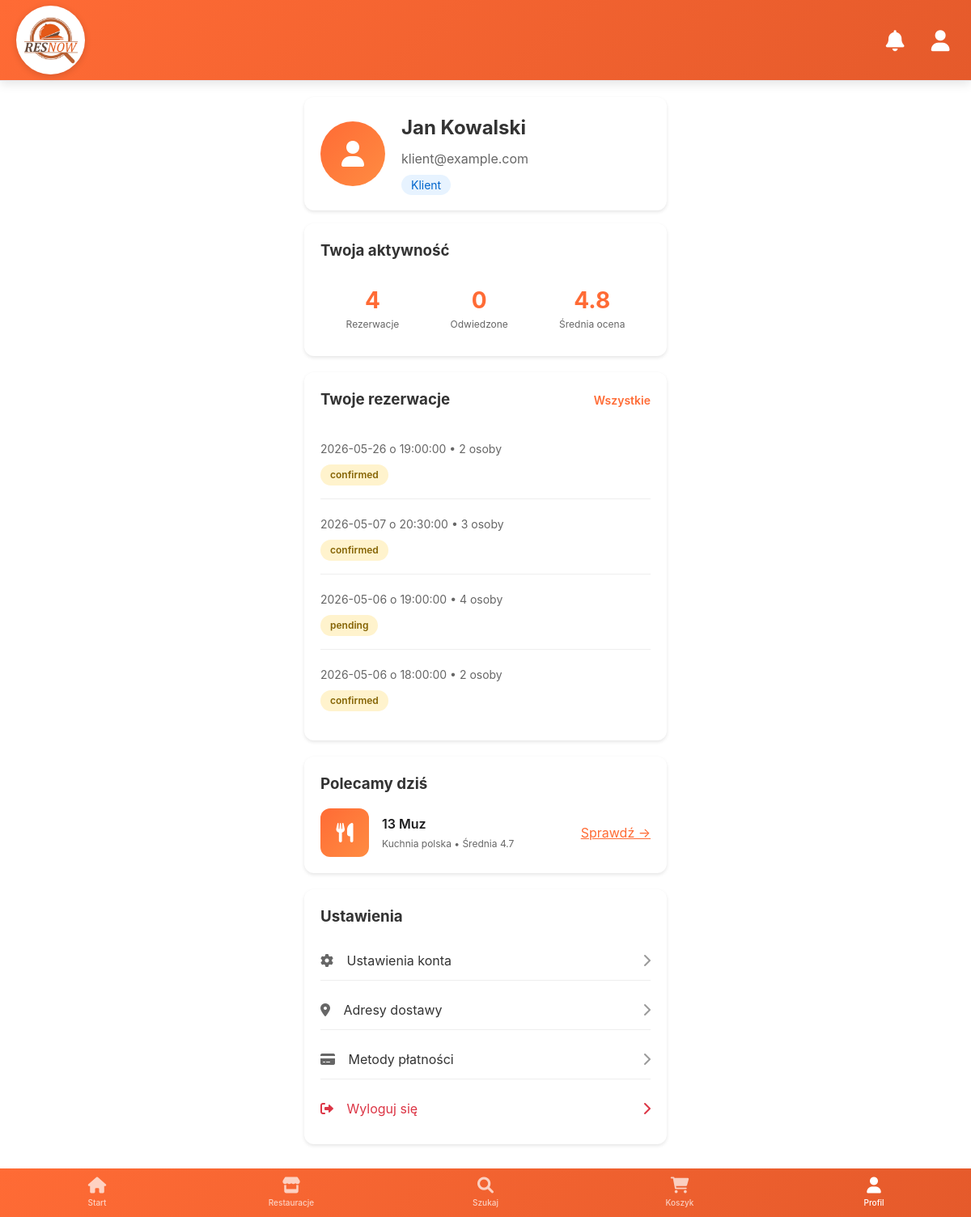
Screenshot of /client/profile (signed in) with the database file from the repository.
### models.py (models this page shows, shortened)
class User(db.Model):
    __tablename__ = 'users'
    id = db.Column(db.Integer, primary_key=True)
    name = db.Column(db.String(100), nullable=False)
    email = db.Column(db.String(120), unique=True, nullable=False)
    password = db.Column(db.String(200), nullable=False)
    role = db.Column(db.String(20), nullable=False)
    restaurant_id = db.Column(db.Integer, db.ForeignKey('restaurants.id'), nullable=True)
    restaurant = db.relationship('Restaurant', backref='employees')

class Reservation(db.Model):
    __tablename__ = 'reservations'
    id = db.Column(db.Integer, primary_key=True)
    user_id = db.Column(db.Integer, db.ForeignKey('users.id'), nullable=False)
    restaurant_id = db.Column(db.Integer, db.ForeignKey('restaurants.id'), nullable=False)
    table_id = db.Column(db.Integer, db.ForeignKey('tables.id'), nullable=False)
    date = db.Column(db.Date, nullable=False)
    time = db.Column(db.Time, nullable=False)
    people = db.Column(db.Integer, nullable=False)
    status = db.Column(db.String(20), default='pending')  # pending, confirmed, cancelled
    notes = db.Column(db.Text)
    created_at = db.Column(db.DateTime, default=datetime.utcnow)
    user = db.relationship('User', backref='reservations')
    table = db.relationship('Table', backref='reservations')
    restaurant = db.relationship('Restaurant', backref='reservations')
    items = db.relationship('ReservationItem', backref='reservation', cascade="all, delete-orphan")

### app.py (the view)
@app.route('/client/profile')
@login_required
def client_profile():
    if session.get('role') != 'client':
        flash('Brak dostępu', 'danger')
        return redirect(url_for('login'))
    user = User.query.get(session['user_id'])
    reservations = Reservation.query.filter_by(user_id=user.id) \
        .order_by(Reservation.date.desc(), Reservation.time.desc()) \
        .all()
    orders = [
        {'id': 1, 'restaurant_name': '13 Muz', 'date': '2024-01-10', 'total': 89.00, 'status': 'Dostarczone'},
        {'id': 2, 'restaurant_name': 'La Bella Italia', 'date': '2024-01-12', 'total': 124.50, 'status': 'W drodze'}
    ]
    return render_template('client/profile_mobile.html',
                           user=user,
                           reservations=reservations,
                           orders=orders)

### app.py (called while the page is built)
@app.context_processor
def inject_now():
    return {'now': datetime.now()}

def login_required(f):
    @wraps(f)
    def decorated_function(*args, **kwargs):
        if 'user_id' not in session:
            flash('Proszę się zalogować', 'warning')
            return redirect(url_for('login'))
        return f(*args, **kwargs)
    return decorated_function

### templates/client/profile_mobile.html (shortened to what this page needs)
{% extends "mobile_layout.html" %}
{% block content %}
<div style="max-width: 480px; margin: 0 auto; padding: 0 16px;">
<div class="profile-container">
    <div class="profile-header">
        <div class="profile-avatar">
            <i class="fas fa-user"></i>
        </div>
        <div class="profile-info">
            <h2>{{ user.name }}</h2>
            <p>{{ user.email }}</p>
            <p style="margin-top: 8px;">
                <span style="background: #e7f3ff; color: #0066cc; padding: 4px 12px; border-radius: 20px; font-size: 14px;">
                    Klient
                </span>
            </p>
        </div>
    </div>
<div class="profile-section">
    <h3>Twoja aktywność</h3>
    <div style="display: flex; justify-content: space-around; text-align: center; padding: 10px 0;">
        <div>
            <div style="font-size: 28px; font-weight: 700; color: #FF6B35;">{{ reservations|length }}</div>
            <div style="font-size: 12px; color: #666;">Rezerwacje</div>
        </div>
        <div>
            <div style="font-size: 28px; font-weight: 700; color: #FF6B35;">{{ restaurants|length }}</div>
            <div style="font-size: 12px; color: #666;">Odwiedzone</div>
        </div>
        <div>
            <div style="font-size: 28px; font-weight: 700; color: #FF6B35;">4.8</div>
            <div style="font-size: 12px; color: #666;">Średnia ocena</div>
        </div>
    </div>
</div>
    <div class="profile-section">
        <h3>
            Twoje rezerwacje
            <a href="#" class="section-link">Wszystkie</a>
        </h3>
        {% if reservations %}
            {% for res in reservations %}
            <div class="reservation-item">
                <div class="reservation-details">
                    {{ res.date }} o {{ res.time }} • {{ res.people }} osoby
                </div>
                <div>
                    <span class="status-badge {% if res.status == 'Potwierdzona' %}status-confirmed{% else %}status-pending{% endif %}">
                        {{ res.status }}
                    </span>
                </div>
            </div>
            {% endfor %}
        {% else %}
            <p style="color: #666; text-align: center; padding: 20px 0;">
                Brak rezerwacji
            </p>
        {% endif %}
    </div>
<div class="profile-section">
    <h3>Polecamy dziś</h3>
    <div style="display: flex; align-items: center; gap: 16px;">
        <div style="width: 60px; height: 60px; background: linear-gradient(135deg, #FF6B35, #FF8C42); border-radius: 12px; display: flex; align-items: center; justify-content: center;">
            <i class="fas fa-utensils" style="color: white; font-size: 24px;"></i>
        </div>
        <div>
            <div style="font-weight: 600; margin-bottom: 4px;">13 Muz</div>
            <div style="font-size: 12px; color: #666;">Kuchnia polska • Średnia 4.7</div>
        </div>
        <a href="{{ url_for('client_menu', restaurant_id=1) }}" style="margin-left: auto; color: #FF6B35;">
            Sprawdź →
        </a>
    </div>
</div>
    <div class="profile-section">
        <h3>Ustawienia</h3>
        <div style="display: flex; flex-direction: column; gap: 12px;">
            <a href="#" style="display: flex; justify-content: space-between; align-items: center; padding: 12px 0; text-decoration: none; color: #333; border-bottom: 1px solid #eee;">
                <span><i class="fas fa-cog" style="margin-right: 12px; color: #666;"></i> Ustawienia konta</span>
                <i class="fas fa-chevron-right" style="color: #999;"></i>
            </a>
            <a href="#" style="display: flex; justify-content: space-between; align-items: center; padding: 12px 0; text-decoration: none; color: #333; border-bottom: 1px solid #eee;">
                <span><i class="fas fa-map-marker-alt" style="margin-right: 12px; color: #666;"></i> Adresy dostawy</span>
                <i class="fas fa-chevron-right" style="color: #999;"></i>
            </a>
            <a href="#" style="display: flex; justify-content: space-between; align-items: center; padding: 12px 0; text-decoration: none; color: #333; border-bottom: 1px solid #eee;">
                <span><i class="fas fa-credit-card" style="margin-right: 12px; color: #666;"></i> Metody płatności</span>
                <i class="fas fa-chevron-right" style="color: #999;"></i>
            </a>
            <a href="{{ url_for('logout') }}" style="display: flex; justify-content: space-between; align-items: center; padding: 12px 0; text-decoration: none; color: #dc3545;">
                <span><i class="fas fa-sign-out-alt" style="margin-right: 12px;"></i> Wyloguj się</span>
                <i class="fas fa-chevron-right"></i>
            </a>
        </div>
    </div>
</div>
</div>
{% endblock %}

### templates/mobile_layout.html (shortened to what this page needs)
<!DOCTYPE html>
<html lang="pl">
<head>
    <link rel="stylesheet" href="https://cdnjs.cloudflare.com/ajax/libs/font-awesome/6.0.0/css/all.min.css">
    <link rel="stylesheet" href="{{ url_for('static', filename='css/mobile.css') }}">
</head>
<body>
<header class="header safe-area-top" style="background: linear-gradient(135deg, #FF6B35, #E55A2B); height: 120px; padding: 0 20px;">
    <div class="header-title">
        <div style="background: white; border-radius: 50%; width: 85px; height: 85px; display: flex; align-items: center; justify-content: center; box-shadow: 0 2px 8px rgba(0,0,0,0.15);">
            <img src="{{ url_for('static', filename='images/logo.png') }}" alt="ResNow" style="height: 80px;">
        </div>
    </div>
    <div class="header-actions" style="gap: 20px;">
        <button class="header-btn" onclick="toggleNotifications()" style="color: white; font-size: 26px;">
            <i class="fas fa-bell"></i>
        </button>
        <a href="{{ url_for('client_profile') }}" class="header-btn" style="color: white; font-size: 26px;">
            <i class="fas fa-user"></i>
        </a>
    </div>
</header>
    <main class="main safe-area-bottom">
        {% block content %}{% endblock %}
    </main>
    <nav class="bottom-nav">
        <a href="{{ url_for('client_dashboard') }}"
           class="bottom-nav-item {% if request.endpoint == 'client_dashboard' %}active{% endif %}"
           id="navHome">
            <i class="fas fa-home bottom-nav-icon"></i>
            <span class="bottom-nav-label">Start</span>
        </a>
        <a href="{{ url_for('client_restaurants') }}"
           class="bottom-nav-item {% if request.endpoint == 'client_restaurants' %}active{% endif %}"
           id="navRestaurants">
            <i class="fas fa-store bottom-nav-icon"></i>
            <span class="bottom-nav-label">Restauracje</span>
        </a>
        <a href="{{ url_for('client_search') }}"
           class="bottom-nav-item {% if request.endpoint == 'client_search' %}active{% endif %}"
           id="navSearch">
            <i class="fas fa-search bottom-nav-icon"></i>
            <span class="bottom-nav-label">Szukaj</span>
        </a>
        <a href="{{ url_for('client_cart') }}"
           class="bottom-nav-item {% if request.endpoint == 'client_cart' %}active{% endif %}"
           id="navCart">
            <i class="fas fa-shopping-cart bottom-nav-icon"></i>
            <span class="bottom-nav-label">Koszyk</span>
        </a>
        <a href="{{ url_for('client_profile') }}"
           class="bottom-nav-item {% if request.endpoint == 'client_profile' %}active{% endif %}"
           id="navProfile">
            <i class="fas fa-user bottom-nav-icon"></i>
            <span class="bottom-nav-label">Profil</span>
        </a>
    </nav>
</body>
</html>

### static/css/mobile.css (style rules this page uses)
:root { --primary-orange: #FF6B35; --primary-orange-light: #FF8C42; --primary-orange-dark: #E55A2B; --white: #FFFFFF; --light-gray: #F5F5F7; --gray: #8E8E93; --dark-gray: #636366; --dark: #1C1C1E; --black: #000000; --success: #34C759; --warning: #FF9500; --danger: #FF3B30; --info: #007AFF; --background: #FFFFFF; --card-background: #FFFFFF; --shadow: 0 2px 10px rgba(0, 0, 0, 0.08); --shadow-heavy: 0 4px 20px rgba(0, 0, 0, 0.15); --radius-sm: 8px; --radius-md: 12px; --radius-lg: 16px; --radius-xl: 24px; --spacing-xs: 4px; --spacing-sm: 8px; --spacing-md: 16px; --spacing-lg: 24px; --spacing-xl: 32px; }
* { margin: 0; padding: 0; box-sizing: border-box; }
body { font-family: -apple-system, BlinkMacSystemFont, 'Segoe UI', Roboto, Oxygen, Ubuntu, Cantarell, sans-serif; background-color: var(--background); color: var(--dark); line-height: 1.5; -webkit-font-smoothing: antialiased; -moz-osx-font-smoothing: grayscale; }
.header { position: fixed; top: 0; left: 0; right: 0; height: 60px; background-color: var(--white); display: flex; align-items: center; justify-content: space-between; padding: 0 16px; border-bottom: 1px solid #E5E5EA; z-index: 1000; box-shadow: 0 1px 3px rgba(0, 0, 0, 0.1); }
.header.safe-area-top { padding-top: env(safe-area-inset-top); }
.header-title { font-size: 20px; font-weight: 600; color: var(--dark); display: flex; align-items: center; gap: 8px; }
.header-actions { display: flex; gap: 12px; }
.header-btn { width: 36px; height: 36px; border-radius: 50%; background: none; border: none; display: flex; align-items: center; justify-content: center; color: var(--dark); font-size: 18px; position: relative; cursor: pointer; }
.main { padding-top: 60px; padding-bottom: 70px; min-height: 100vh; }
.main.safe-area-bottom { padding-bottom: calc(70px + env(safe-area-inset-bottom)); }
.bottom-nav { position: fixed; bottom: 0; left: 0; right: 0; height: 60px; background-color: var(--white); border-top: 1px solid #E5E5EA; display: flex; justify-content: space-around; align-items: center; z-index: 1000; padding-bottom: env(safe-area-inset-bottom); }
.bottom-nav-item { display: flex; flex-direction: column; align-items: center; justify-content: center; flex: 1; height: 100%; text-decoration: none; color: var(--gray); position: relative; transition: color 0.2s; }
.bottom-nav-item.active { color: var(--primary-orange); }
.bottom-nav-icon { font-size: 20px; margin-bottom: 4px; }
.bottom-nav-label { font-size: 10px; font-weight: 500; }

### rows the page displays
User: name "Jan Kowalski", email "klient@example.com"
Reservation: date "2026-05-26", time "19:00:00", people "2", status "confirmed"
Reservation: date "2026-05-07", time "20:30:00", people "3", status "confirmed"
Reservation: date "2026-05-06", time "19:00:00", people "4", status "pending"
Reservation: date "2026-05-06", time "18:00:00", people "2", status "confirmed"

### other values shown
{{ reservations|length }} "4"
{{ restaurants|length }} "0"
